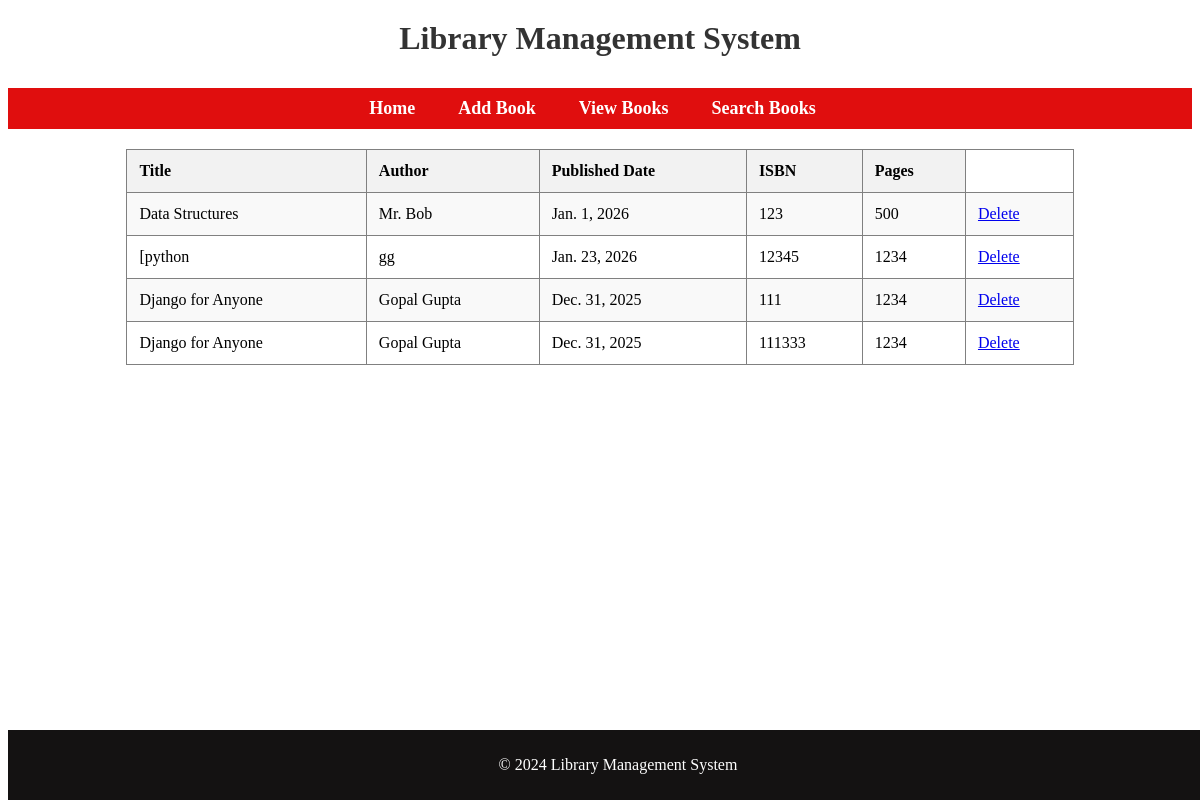
The page /viewbooks/ on the database its author committed.
### libapp/models.py (models this page shows, shortened)
class Book(models.Model):
    title = models.CharField(max_length=200)
    author = models.CharField(max_length=100)
    published_date = models.DateField()
    isbn = models.CharField(max_length=13, unique=True)
    pages = models.IntegerField()

### libapp/views.py (the view)
# urls.py: path('viewbooks/',views.viewbooks, name='viewbooks'),
def viewbooks(request):
    bookdata = Book.objects.all()
    return render(request, 'viewbooks.html', {'bookdata': bookdata})

### templates/viewbooks.html (shortened to what this page needs)
{% extends "base.html" %}
{% block main %}
    <div class="tablecont">
        <table border="1">
        <tr>
            <th>Title</th>
            <th>Author</th>
            <th>Published Date</th>
            <th>ISBN</th>
            <th>Pages</th>
        </tr>
        {% for book in bookdata %}
        <tr>
            <td>{{ book.title }}</td>
            <td>{{ book.author }}</td>
            <td>{{ book.published_date }}</td>
            <td>{{ book.isbn }}</td>
            <td>{{ book.pages }}</td>
            <td><a href="{% url 'deletebook' book.id %}">Delete</a></td>
        </tr>
        {% endfor %}
    </table>
    </div>
    {% endblock %}

### templates/base.html (shortened to what this page needs)
<!DOCTYPE html>
<html lang="en">
<head>
</head>
<body>
    <h1>Library Management System</h1>
    <nav>
        <li><a href="{% url 'home' %}">Home</a></li>
        <li><a href="{% url 'addbook' %}">Add Book</a></li>
        <li><a href="{% url 'viewbooks' %}">View Books</a></li>
        <li><a href="{% url 'searchbook' %}">Search Books</a></li>
    </nav>
    {% block main %}
    {% endblock %}
    <footer>
        <p>&copy; 2024 Library Management System</p>
    </footer>
</body>
</html>

### templates/base.html (style rules this page uses)
nav { background-color: #e00e0e; padding: 10px; text-align: center; }
nav li { display: inline; margin-right: 15px; list-style-type: none; font-size: 18px; padding: 8px 12px; }
li a { text-decoration: none; color: #ffffff; font-weight: bold; }
footer { text-align: center; margin-top: 20px; padding: 10px; background-color: #141212; display: block; width: 100%; position: fixed; bottom: 0; color: white; }
h1 { color: #333; text-align: center; margin-top: 20px; padding-bottom: 10px; }
.tablecont { width: 80%; margin: 20px auto; }
table { width: 100%; border-collapse: collapse; }
th, td { padding: 12px; text-align: left; }
th { background-color: #f2f2f2; }
tr:nth-child(even) { background-color: #f9f9f9; }

### rows shown on the page
Book: title "Data Structures", author "Mr. Bob", published_date "Jan. 1, 2026", isbn "123", pages "500"
Book: title "[python", author "gg", published_date "Jan. 23, 2026", isbn "12345", pages "1234"
Book: title "Django for Anyone", author "Gopal Gupta", published_date "Dec. 31, 2025", isbn "111", pages "1234"
Book: title "Django for Anyone", author "Gopal Gupta", published_date "Dec. 31, 2025", isbn "111333", pages "1234"
